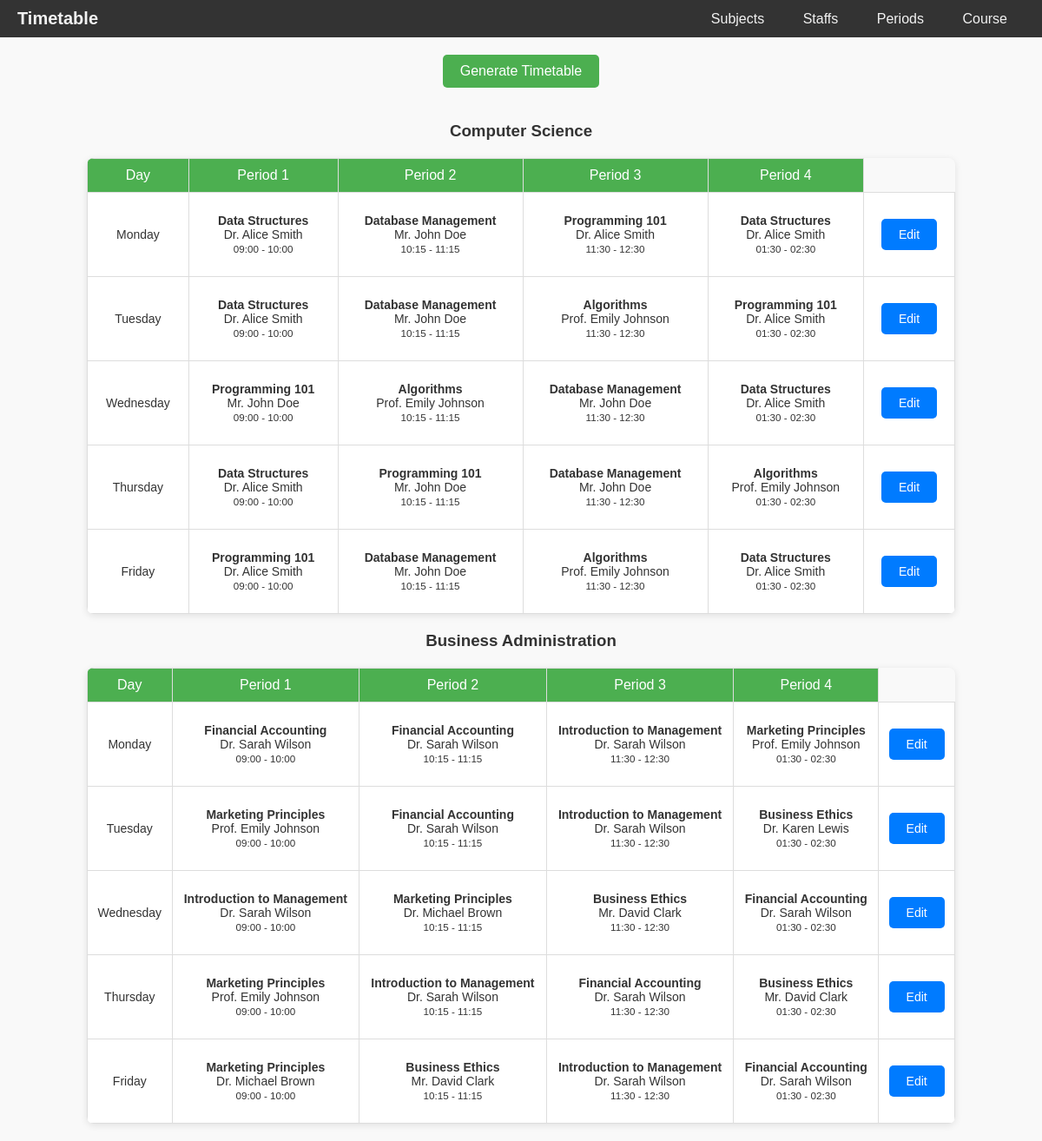
The page / on the database its author committed.
### timetableApp/models.py (models this page shows, shortened)
class Course(models.Model):
    name = models.CharField(max_length=100)

class TimetableEntry(models.Model):
    course = models.ForeignKey(Course, on_delete=models.CASCADE)
    subject = models.ForeignKey(Subject, on_delete=models.CASCADE)
    staff = models.ForeignKey(Staff, on_delete=models.CASCADE)
    period = models.ForeignKey(Period, on_delete=models.CASCADE)
    is_adjusted = models.BooleanField(default=False)
    class Meta:
        unique_together = ('course', 'period', 'subject')

class Subject(models.Model):
    name = models.CharField(max_length=100)
    course = models.ForeignKey(Course, related_name='subjects', on_delete=models.CASCADE)
    staff = models.ManyToManyField('Staff', related_name='subjects')

class Staff(models.Model):
    name = models.CharField(max_length=100)

class Period(models.Model):
    DAY_CHOICES = [
        ('Monday', 'Monday'),
        ('Tuesday', 'Tuesday'),
        ('Wednesday', 'Wednesday'),
        ('Thursday', 'Thursday'),
        ('Friday', 'Friday'),
    ]
    day = models.CharField(max_length=10, choices=DAY_CHOICES)
    period_number = models.PositiveSmallIntegerField(default=1)
    start_time = models.TimeField(blank=True, null=True)
    end_time = models.TimeField(blank=True, null=True)
    class Meta:
        unique_together = ('day', 'period_number')

### timetableApp/views.py (the view)
# urls.py: path('', views.timetable_list, name='timetable_list'),
def timetable_list(request):
    courses = Course.objects.all()
    timetable_data = {}
    days = ['Monday', 'Tuesday', 'Wednesday', 'Thursday', 'Friday']
    period_numbers = range(1, 5)
    for course in courses:
        course_entries = TimetableEntry.objects.filter(course=course)
        timetable_data[course] = course_entries
    return render(request, 'timetable/timetable_list.html', {
        'timetable_data': timetable_data,
        'days': days,
        'period_numbers': period_numbers,
    })

### templates/timetable/timetable_list.html (shortened to what this page needs)
<!DOCTYPE html>
<html lang="en">
<head>
</head>
<body>
    <div class="navbar">
        <div class="heading">Timetable</div>
        <div>
            <a href="{% url 'subject_list' %}">Subjects</a>
            <a href="{% url 'staff_list' %}">Staffs</a>
            <a href="{% url 'period_list' %}">Periods</a>
            <a href="{% url 'course_list' %}">Course</a>
        </div>
    </div>
    <div style="text-align: center;">
        <a href="{% url 'generate_timetable' %}" class="generate-btn">Generate Timetable</a>
    </div>
    {% for course, course_entries in timetable_data.items %}
        <h3>{{ course.name }}</h3>
        <table>
            <tr>
                <th>Day</th>
                {% for period_number in period_numbers %}
                    <th>Period {{ period_number }}</th>
                {% endfor %}
            </tr>
            {% for day in days %}
                <tr>
                    <td>{{ day }}</td>
                    {% for period_number in period_numbers %}
                        <td>
                            {% for entry in course_entries %}
                                {% if entry.period.day == day and entry.period.period_number == period_number %}
                                    <div>
                                        <strong>{{ entry.subject.name }}</strong> <br>
                                        <span>{{ entry.staff.name }}</span> <br>
                                        <small>{{ entry.period.start_time|time:"H:i" }} - {{ entry.period.end_time|time:"H:i" }}</small>
                                    </div>
                                {% endif %}
                            {% endfor %}
                        </td>
                    {% endfor %}
                    <td>
                        <a href="{% url 'edit_timetable_row' course.id day %}" class="edit-timetable-btn">Edit</a>
                    </td>
                </tr>
            {% endfor %}
        </table>
    {% endfor %}
</body>
</html>

### templates/timetable/timetable_list.html (style rules this page uses)
body { font-family: Arial, sans-serif; margin: 0; padding: 0; background-color: #f9f9f9; }
.navbar { background-color: #333; display: flex; align-items: center; justify-content: space-between; padding: 10px 20px; color: #f2f2f2; }
.navbar .heading { font-weight: bold; font-size: 20px; color: #f2f2f2; }
.navbar a { color: #f2f2f2; text-align: center; padding: 10px; text-decoration: none; margin: 0 10px; }
.generate-btn { display: inline-block; margin: 20px auto; padding: 10px 20px; background-color: #4CAF50; color: white; text-align: center; text-decoration: none; border-radius: 5px; transition: background-color 0.3s ease; }
table { width: 90%; max-width: 1000px; margin: 20px auto; border-collapse: collapse; border-radius: 8px; overflow: hidden; box-shadow: 0 2px 8px rgba(0, 0, 0, 0.1); }
th, td { border: 1px solid #ddd; padding: 10px; text-align: center; background-color: #fff; }
th { background-color: #4CAF50; color: white; font-weight: normal; }
td { font-size: 14px; color: #333; }
h3 { text-align: center; color: #333; }
.edit-timetable-btn { display: inline-block; margin: 20px auto; padding: 10px 20px; background-color: #007bff; color: white; text-align: center; text-decoration: none; border-radius: 5px; transition: background-color 0.3s ease; }

### rows shown on the page
Course: name "Computer Science", period_numbers "1" "2" "3" "4", days "Monday" "Tuesday" "Wednesday" "Thursday" "Friday"
TimetableEntry: subject.name "Data Structures", staff.name "Dr. Alice Smith", period.start_time "09:00", period.end_time "10:00"
TimetableEntry: subject.name "Database Management", staff.name "Mr. John Doe", period.start_time "10:15", period.end_time "11:15"
TimetableEntry: subject.name "Programming 101", staff.name "Dr. Alice Smith", period.start_time "11:30", period.end_time "12:30"
TimetableEntry: subject.name "Data Structures", staff.name "Dr. Alice Smith", period.start_time "01:30", period.end_time "02:30"
TimetableEntry: subject.name "Data Structures", staff.name "Dr. Alice Smith", period.start_time "09:00", period.end_time "10:00"
TimetableEntry: subject.name "Database Management", staff.name "Mr. John Doe", period.start_time "10:15", period.end_time "11:15"
TimetableEntry: subject.name "Algorithms", staff.name "Prof. Emily Johnson", period.start_time "11:30", period.end_time "12:30"
TimetableEntry: subject.name "Programming 101", staff.name "Dr. Alice Smith", period.start_time "01:30", period.end_time "02:30"
TimetableEntry: subject.name "Programming 101", staff.name "Mr. John Doe", period.start_time "09:00", period.end_time "10:00"
TimetableEntry: subject.name "Algorithms", staff.name "Prof. Emily Johnson", period.start_time "10:15", period.end_time "11:15"
TimetableEntry: subject.name "Database Management", staff.name "Mr. John Doe", period.start_time "11:30", period.end_time "12:30"
TimetableEntry: subject.name "Data Structures", staff.name "Dr. Alice Smith", period.start_time "01:30", period.end_time "02:30"
TimetableEntry: subject.name "Data Structures", staff.name "Dr. Alice Smith", period.start_time "09:00", period.end_time "10:00"
TimetableEntry: subject.name "Programming 101", staff.name "Mr. John Doe", period.start_time "10:15", period.end_time "11:15"
TimetableEntry: subject.name "Database Management", staff.name "Mr. John Doe", period.start_time "11:30", period.end_time "12:30"
TimetableEntry: subject.name "Algorithms", staff.name "Prof. Emily Johnson", period.start_time "01:30", period.end_time "02:30"
TimetableEntry: subject.name "Programming 101", staff.name "Dr. Alice Smith", period.start_time "09:00", period.end_time "10:00"
TimetableEntry: subject.name "Database Management", staff.name "Mr. John Doe", period.start_time "10:15", period.end_time "11:15"
TimetableEntry: subject.name "Algorithms", staff.name "Prof. Emily Johnson", period.start_time "11:30", period.end_time "12:30"
TimetableEntry: subject.name "Data Structures", staff.name "Dr. Alice Smith", period.start_time "01:30", period.end_time "02:30"
Course: name "Business Administration", period_numbers "1" "2" "3" "4", days "Monday" "Tuesday" "Wednesday" "Thursday" "Friday"
TimetableEntry: subject.name "Financial Accounting", staff.name "Dr. Sarah Wilson", period.start_time "09:00", period.end_time "10:00"
TimetableEntry: subject.name "Financial Accounting", staff.name "Dr. Sarah Wilson", period.start_time "10:15", period.end_time "11:15"
TimetableEntry: subject.name "Introduction to Management", staff.name "Dr. Sarah Wilson", period.start_time "11:30", period.end_time "12:30"
TimetableEntry: subject.name "Marketing Principles", staff.name "Prof. Emily Johnson", period.start_time "01:30", period.end_time "02:30"
TimetableEntry: subject.name "Marketing Principles", staff.name "Prof. Emily Johnson", period.start_time "09:00", period.end_time "10:00"
TimetableEntry: subject.name "Financial Accounting", staff.name "Dr. Sarah Wilson", period.start_time "10:15", period.end_time "11:15"
TimetableEntry: subject.name "Introduction to Management", staff.name "Dr. Sarah Wilson", period.start_time "11:30", period.end_time "12:30"
TimetableEntry: subject.name "Business Ethics", staff.name "Dr. Karen Lewis", period.start_time "01:30", period.end_time "02:30"
TimetableEntry: subject.name "Introduction to Management", staff.name "Dr. Sarah Wilson", period.start_time "09:00", period.end_time "10:00"
TimetableEntry: subject.name "Marketing Principles", staff.name "Dr. Michael Brown", period.start_time "10:15", period.end_time "11:15"
TimetableEntry: subject.name "Business Ethics", staff.name "Mr. David Clark", period.start_time "11:30", period.end_time "12:30"
TimetableEntry: subject.name "Financial Accounting", staff.name "Dr. Sarah Wilson", period.start_time "01:30", period.end_time "02:30"
TimetableEntry: subject.name "Marketing Principles", staff.name "Prof. Emily Johnson", period.start_time "09:00", period.end_time "10:00"
TimetableEntry: subject.name "Introduction to Management", staff.name "Dr. Sarah Wilson", period.start_time "10:15", period.end_time "11:15"
TimetableEntry: subject.name "Financial Accounting", staff.name "Dr. Sarah Wilson", period.start_time "11:30", period.end_time "12:30"
TimetableEntry: subject.name "Business Ethics", staff.name "Mr. David Clark", period.start_time "01:30", period.end_time "02:30"
TimetableEntry: subject.name "Marketing Principles", staff.name "Dr. Michael Brown", period.start_time "09:00", period.end_time "10:00"
TimetableEntry: subject.name "Business Ethics", staff.name "Mr. David Clark", period.start_time "10:15", period.end_time "11:15"
TimetableEntry: subject.name "Introduction to Management", staff.name "Dr. Sarah Wilson", period.start_time "11:30", period.end_time "12:30"
TimetableEntry: subject.name "Financial Accounting", staff.name "Dr. Sarah Wilson", period.start_time "01:30", period.end_time "02:30"
